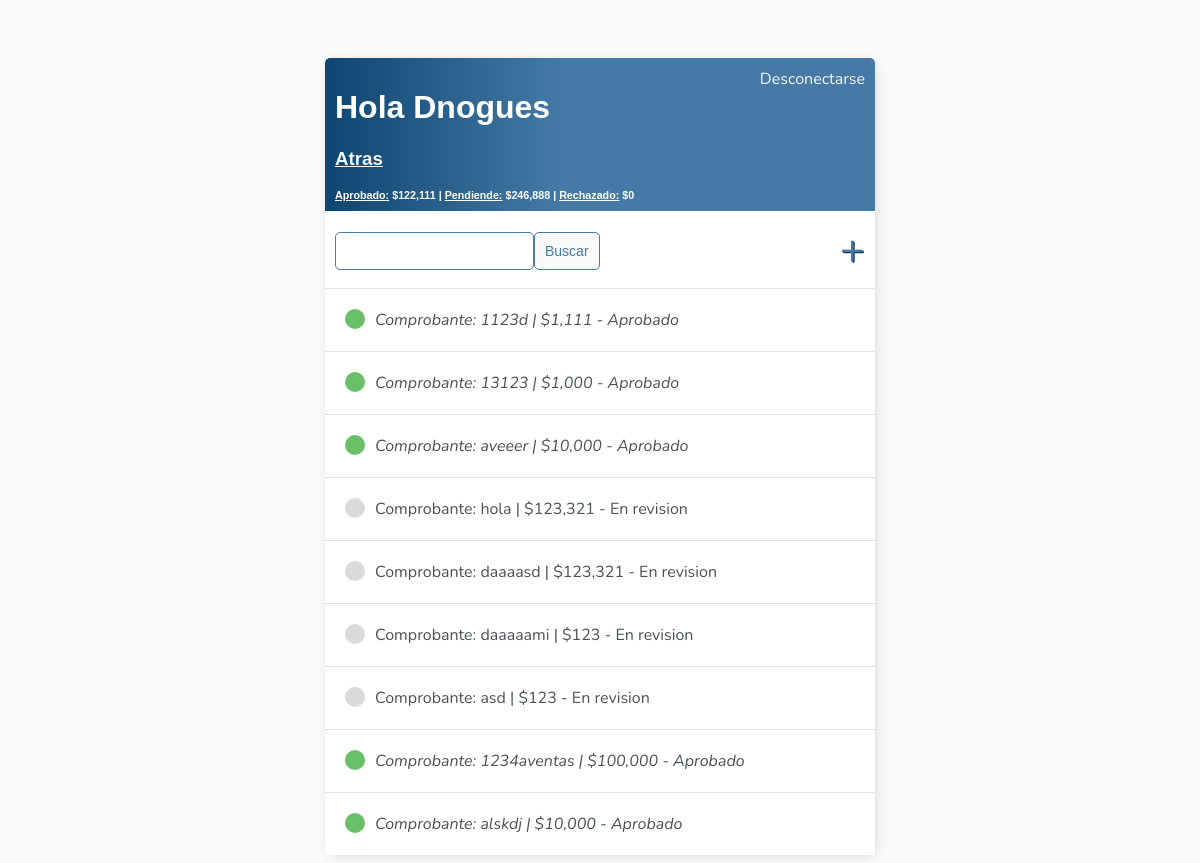
The app's page /pagos/preventas/1 (signed in) with its own data.
### pagos/models.py (models this page shows, shortened)
class Pago(models.Model):
    preventa = models.ForeignKey(Preventa, on_delete=models.CASCADE, blank=True, null=True)
    usuario = models.CharField(max_length=30, blank=True, null=True)
    fecha_deposito =models.DateField()
    choices = [('SICE Debito','SICE Debito'),('SICE Cheque','SICE Cheque'),('SICE Efectivo','SICE Efectivo'),('Efectivo','Efectivo'),('Transferencia','Transferencia'),('Cheque','Cheque')]
    tipo_deposito = models.CharField(choices=choices, max_length=30)
    choices = [('Frances','Frances'),('Provincia','Provincia'),('Santander','Santander')]
    banco_destino = models.CharField(choices=choices, max_length=30)
    choices = [('Recaudadora Frances','Recaudadora Frances'),('VW Credit 3046','VW Credit 3046'),('Espasa','Espasa')]
    cuenta = models.CharField(choices=choices, max_length=30)
    numero_comprobante = models.CharField(max_length=50,unique=True)
    depositante_cuit = models.IntegerField(verbose_name='Datos Depositante',blank=True,null=True)
    monto = models.IntegerField()
    comprobante = models.ImageField(upload_to=save_path)
    motivo_rechazo = models.TextField(null=True,blank=True, max_length=1000)
    choices = [('1Pendiente','Pendiente'),('2Aprobado','Aprobado'),('3Rechazado','Rechazado')]
    administracion = models.CharField(choices=choices, max_length=30, blank=True,default='1Pendiente')
    carga_crm = models.BooleanField(default=False)
    choices = [('1Pendiente','Pendiente'),('2Aprobado','Aprobado'),('3Rechazado','Rechazado')]
    estado = models.CharField(choices=choices, max_length=30, blank=True,default='1Pendiente')
    fecha_carga = models.DateTimeField(auto_now_add=True, blank=True, null=True)
    fecha_aprobado = models.DateTimeField(blank=True, null=True)
    acreditado = models.BooleanField(default=False)
    class Meta:
        verbose_name = 'pago'
        verbose_name_plural = 'pagos'

### pagos/views.py (the view)
# urls.py: path('preventas/<int:pk>', views.ListaPagosPreventa.as_view(),name='lista-pagos-preventa'),
class ListaPagosPreventa(LoginRequiredMixin, ListView):
    model = Pago
    template_name = 'pagos/pago_list.html'
    context_object_name = "pagos"
    def get_queryset(self):
        return Pago.objects.filter(preventa_id=self.kwargs['pk']).all()
    def get_context_data(self, **kwargs):
        context = super().get_context_data(**kwargs)
        context['pagos']= Pago.objects.filter(preventa_id=self.kwargs['pk'])
        context['monto_aprobado']= context['pagos'].filter(estado='2Aprobado').aggregate(Sum('monto'))['monto__sum']
        context['monto_pendiente']= context['pagos'].filter(estado='1Pendiente').aggregate(Sum('monto'))['monto__sum']
        context['monto_rechazado']= context['pagos'].filter(estado='3Rechazado').aggregate(Sum('monto'))['monto__sum']
        search = self.request.GET.get('search-area') or ''
        context['pagos'] = context['pagos'].filter(numero_comprobante__icontains=search)
        return context

### pagos/templates/pagos/pago_list.html
{% extends 'tareas/base.html' %}
{% block content %}
{% load humanize %}
<div class="header-bar">
    <div>
        <div >
            <h1>Hola {{request.user|title}}</h1>
            <u><a href="{% url 'pagos_preventa' %}"><h3 style="margin-right: 20px; display: flex;">Atras</h3></a></u>
            <h6 style="margin:0"><u>Aprobado:</u> ${{monto_aprobado|default:"0"|intcomma:2}} | <u>Pendiende:</u> ${{monto_pendiente|default:"0"|intcomma:2}} | <u>Rechazado:</u> ${{monto_rechazado|default:"0"|intcomma:2}}</h6>
        </div>
    </div>
    {% if request.user.is_authenticated %}
    <a href="{% url 'logout' %}">Desconectarse</a>
    {% else %}
    <a href="{% url 'login' %}">Conectarse</a>
    {% endif %}
</div>
<div id="search-add-wraper">
    <form method="GET" style="margin-top: 3px; display:flex;">
        <input type="text" name="search-area" value="{{search_input}}">
        <input class= 'button' type="submit" value="Buscar">
    </form>
    <a id="add-link" href="{% url 'crear-pago' %}">&#x2b;</a>
</div>
<div class="task-items-wraper">
    {% for pago in pagos %}
        <div class="task-wraper">
            {% if pago.estado == '2Aprobado' %}
                <div class="task-title">
                    <div class="task-complete-icon"></div>
                    <i><a href="{% url 'actualizar-pago' pk=pago.id %}">Comprobante: {{pago.numero_comprobante}} | ${{pago.monto|intcomma:2}} - Aprobado</a></i>
                </div>
            {% elif pago.estado == '3Rechazado' %}
                <div class="task-title">
                    <div class="task-rejected-icon"></div>
                    <s><a href="{% url 'actualizar-pago' pk=pago.id %}">Comprobante: {{pago.numero_comprobante}}</s> | ${{pago.monto|intcomma:2}} - Rechazado</a>
                </div>
            {% else %}
                <div class="task-title">
                    <div class="task-incomplete-icon"></div>
                    <a href="{% url 'actualizar-pago' pk=pago.id %}">Comprobante: {{pago.numero_comprobante}} | ${{pago.monto|intcomma:2}} - En revision</a>
                </div>
            {% endif %}
        </div>
    {% empty %}
    <h3>No hay pagos Registrados</h3>
    {% endfor %}
</div>
{% endblock content%}

### tareas/templates/tareas/base.html (style rules this page uses)
body { background-color: #FAFAFA; font-family: 'Nunito', sans-serif; padding-top: 50px; }
h1, h2, h3, h4, h5, h6 { font-family: 'Raleway', sans-serif; }
a, p,li { color: #4b5156; }
.header-bar { display: flex; justify-content: space-between; color: #fff; padding: 10px; border-radius: 5px 5px 0 0; background: linear-gradient(90deg, #0d4671 0%, #457aa6 43%, #457aa6 100%); }
.header-bar a { color: #f7f7f7; text-decoration: none; }
.task-wraper { display: flex; align-items: center; justify-content: space-between; padding: 20px; background-color: #fff; border-top: 1px solid #e2e2e2; }
.task-title { display: flex; }
.task-title a { text-decoration: none; color: #4b5156; margin-left: 10px; }
.task-complete-icon { height: 20px; width: 20px; background-color: #69c069; border-radius: 50%; }
.task-incomplete-icon { height: 20px; width: 20px; background-color: #dadada; border-radius: 50%; }
#search-add-wraper { display: flex; justify-content: space-between; align-items: center; padding: 10px; }
#add-link { color: #457aa6; text-decoration: none; font-size: 42px; text-shadow: 1px 1px #07293e; }
input[type="text"], input[type="password"], textarea { border: 1px solid #457aa6; border-radius: 5px; padding: 10px; width: 90%; }
.button { border: 1px solid #457aa6; background-color: #FAFAFA; color: #457aa6; padding: 10px; font-size: 14px; border-radius: 5px; cursor: pointer; text-decoration: none; }

### records on screen
Pago: numero_comprobante "1123d", monto "1,111"
Pago: numero_comprobante "13123", monto "1,000"
Pago: numero_comprobante "aveeer", monto "10,000"
Pago: numero_comprobante "hola", monto "123,321"
Pago: numero_comprobante "daaaasd", monto "123,321"
Pago: numero_comprobante "daaaaami", monto "123"
Pago: numero_comprobante "asd", monto "123"
Pago: numero_comprobante "1234aventas", monto "100,000"
Pago: numero_comprobante "alskdj", monto "10,000"

### other values on screen
{{ request.user|title }} "Dnogues"
{{ monto_aprobado|default:"0"|intcomma:2 }} "122,111"
{{ monto_pendiente|default:"0"|intcomma:2 }} "246,888"
{{ monto_rechazado|default:"0"|intcomma:2 }} "0"
